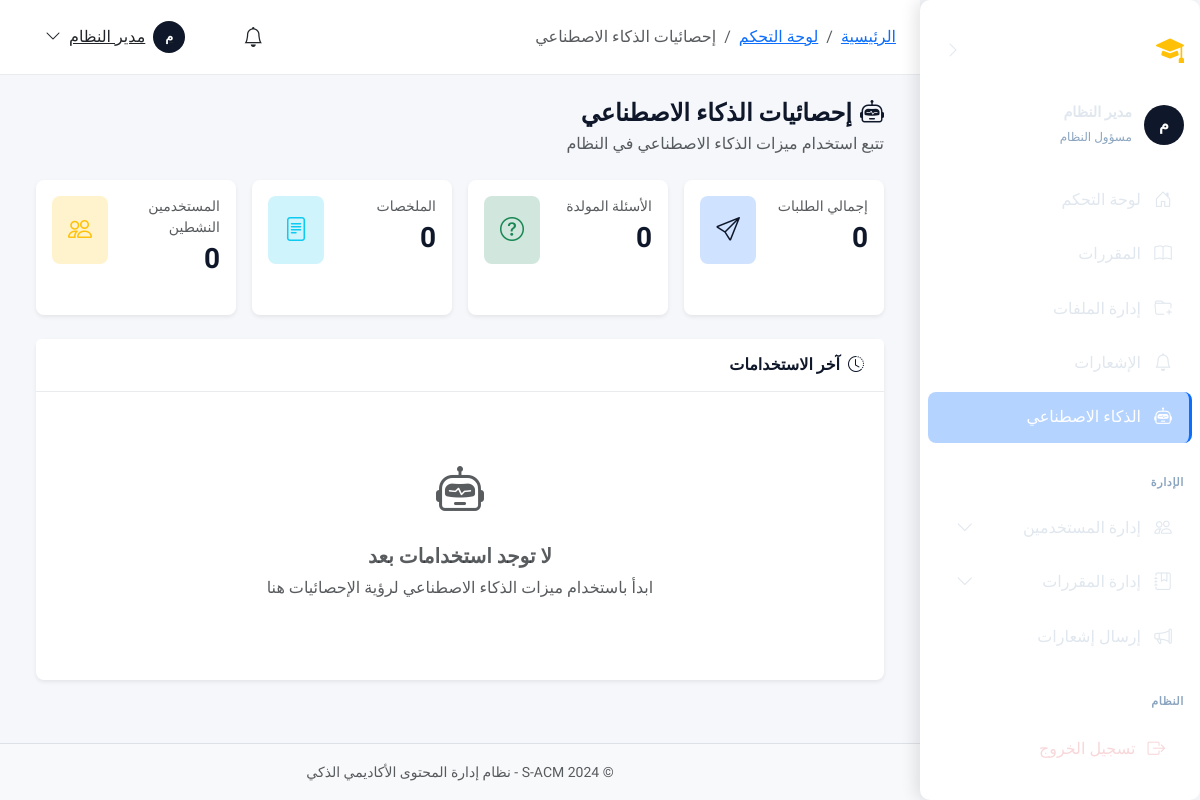
/ai/usage/ (signed in), run on the app's committed database.
### apps/accounts/models.py (models this page shows, shortened)
class User(AbstractBaseUser, PermissionsMixin):
    ACCOUNT_STATUS_CHOICES = [
        ('inactive', 'غير مفعّل'),
        ('active', 'مفعّل'),
        ('suspended', 'موقوف'),
    ]
    academic_id = models.CharField(
        max_length=50,
        unique=True,
        verbose_name='الرقم الأكاديمي/الوظيفي',
        help_text='الرقم الأكاديمي للطالب أو الرقم الوظيفي للموظف'
    )
    id_card_number = models.CharField(
        max_length=50,
        unique=True,
        verbose_name='رقم البطاقة الشخصية',
        help_text='يستخدم للتحقق من الهوية عند التفعيل'
    )
    full_name = models.CharField(
        max_length=150,
        verbose_name='الاسم الكامل'
    )
    email = models.EmailField(
        unique=True,
        blank=True,
        null=True,
        verbose_name='البريد الإلكتروني',
        help_text='يتم تعيينه عند التفعيل'
    )
    account_status = models.CharField(
        max_length=20,
        choices=ACCOUNT_STATUS_CHOICES,
        default='inactive',
        verbose_name='حالة الحساب'
    )
    role = models.ForeignKey(
        Role,
        on_delete=models.PROTECT,
        related_name='users',
        verbose_name='الدور',
        null=True,
        blank=True
    )
    major = models.ForeignKey(
        Major,
        on_delete=models.SET_NULL,
        related_name='students',
        verbose_name='التخصص',
        null=True,
        blank=True,
        help_text='للطلاب فقط'
    )
    level = models.ForeignKey(
        Level,
        on_delete=models.SET_NULL,
        related_name='students',
        verbose_name='المستوى',
        null=True,
        blank=True,
        help_text='للطلاب فقط'
    )
    is_staff = models.BooleanField(default=False, verbose_name='موظف')
    is_active = models.BooleanField(default=True, verbose_name='نشط')
    date_joined = models.DateTimeField(default=timezone.now, verbose_name='تاريخ الانضمام')
    last_login = models.DateTimeField(null=True, blank=True, verbose_name='آخر تسجيل دخول')
    profile_picture = models.ImageField(
        upload_to='profiles/',
        blank=True,
        null=True,
        verbose_name='صورة الملف الشخصي'
    )
    phone_number = models.CharField(
        max_length=20,
        blank=True,
        null=True,
        verbose_name='رقم الهاتف'
    )
    objects = UserManager()
    USERNAME_FIELD = 'academic_id'
    REQUIRED_FIELDS = ['full_name', 'id_card_number']
    class Meta:
        db_table = 'users'
        verbose_name = 'مستخدم'
        verbose_name_plural = 'المستخدمون'
        indexes = [
            models.Index(fields=['academic_id']),
            models.Index(fields=['email']),
            models.Index(fields=['account_status']),
        ]
    def is_admin(self):
        return self.role and self.role.code == Role.ADMIN
    def is_instructor(self):
        return self.role and self.role.code == Role.INSTRUCTOR
    def is_student(self):
        return self.role and self.role.code == Role.STUDENT

class Role(models.Model):
    ADMIN = 'admin'
    INSTRUCTOR = 'instructor'
    STUDENT = 'student'
    code = models.CharField(
        max_length=50,
        unique=True,
        verbose_name='كود الدور',
        help_text='معرف فريد للدور (بالإنجليزية، مثل: admin, instructor)'
    )
    display_name = models.CharField(
        max_length=100,
        verbose_name='اسم العرض',
        help_text='الاسم الذي يظهر للمستخدم'
    )
    description = models.TextField(
        blank=True,
        null=True,
        verbose_name='وصف الدور'
    )
    is_system = models.BooleanField(
        default=False,
        verbose_name='دور نظام',
        help_text='الأدوار الافتراضية التي لا يمكن حذفها'
    )
    is_active = models.BooleanField(
        default=True,
        verbose_name='نشط'
    )
    created_at = models.DateTimeField(auto_now_add=True, verbose_name='تاريخ الإنشاء')
    updated_at = models.DateTimeField(auto_now=True, verbose_name='تاريخ التحديث')
    class Meta:
        db_table = 'roles'
        verbose_name = 'دور'
        verbose_name_plural = 'الأدوار'
        ordering = ['-is_system', 'display_name']

### apps/ai_features/views.py (the view)
# urls.py: path('usage/', views.AIUsageStatsView.as_view(), name='usage_stats'),
class AIUsageStatsView(LoginRequiredMixin, View):
    template_name = 'ai_features/usage_stats.html'
    def get(self, request):
        user = request.user
        one_hour_ago = timezone.now() - timedelta(hours=1)
        today = timezone.now().replace(hour=0, minute=0, second=0, microsecond=0)
        stats = {
            'hourly_usage': AIUsageLog.objects.filter(
                user=user,
                request_time__gte=one_hour_ago
            ).count(),
            'daily_usage': AIUsageLog.objects.filter(
                user=user,
                request_time__gte=today
            ).count(),
            'total_summaries': AISummary.objects.filter(user=user).count(),
            'total_questions': AIGeneratedQuestion.objects.filter(user=user).count(),
            'total_chats': AIChat.objects.filter(user=user).count(),
            'rate_limit': getattr(settings, 'AI_RATE_LIMIT_PER_HOUR', 10)
        }
        recent_usage = AIUsageLog.objects.filter(user=user).order_by('-request_time')[:10]
        return render(request, self.template_name, {
            'stats': stats,
            'recent_usage': recent_usage
        })

### templates/ai_features/usage_stats.html (shortened to what this page needs)
{% extends 'layouts/dashboard_base.html' %}
{% load static %}
{% block breadcrumb_items %}
<li class="breadcrumb-item"><a href="{% url 'core:dashboard' %}">لوحة التحكم</a></li>
<li class="breadcrumb-item active">إحصائيات الذكاء الاصطناعي</li>
{% endblock %}
{% block dashboard_content %}
<div class="container-fluid">
    <div class="d-flex justify-content-between align-items-center mb-4">
        <div>
            <h4 class="mb-1">
                <i class="bi bi-robot me-2 text-primary"></i>إحصائيات الذكاء الاصطناعي
            </h4>
            <p class="text-muted mb-0">تتبع استخدام ميزات الذكاء الاصطناعي في النظام</p>
        </div>
    </div>
    <div class="row g-3 mb-4">
        <div class="col-sm-6 col-xl-3">
            <div class="card border-0 shadow-sm h-100">
                <div class="card-body">
                    <div class="d-flex align-items-start justify-content-between">
                        <div>
                            <p class="text-muted mb-1 small">إجمالي الطلبات</p>
                            <h3 class="mb-0 fw-bold">{{ total_requests|default:0 }}</h3>
                        </div>
                        <div class="bg-primary-subtle text-primary rounded-3 p-3">
                            <i class="bi bi-send fs-4"></i>
                        </div>
                    </div>
                </div>
            </div>
        </div>
        <div class="col-sm-6 col-xl-3">
            <div class="card border-0 shadow-sm h-100">
                <div class="card-body">
                    <div class="d-flex align-items-start justify-content-between">
                        <div>
                            <p class="text-muted mb-1 small">الأسئلة المولدة</p>
                            <h3 class="mb-0 fw-bold">{{ questions_generated|default:0 }}</h3>
                        </div>
                        <div class="bg-success-subtle text-success rounded-3 p-3">
                            <i class="bi bi-question-circle fs-4"></i>
                        </div>
                    </div>
                </div>
            </div>
        </div>
        <div class="col-sm-6 col-xl-3">
            <div class="card border-0 shadow-sm h-100">
                <div class="card-body">
                    <div class="d-flex align-items-start justify-content-between">
                        <div>
                            <p class="text-muted mb-1 small">الملخصات</p>
                            <h3 class="mb-0 fw-bold">{{ summaries_generated|default:0 }}</h3>
                        </div>
                        <div class="bg-info-subtle text-info rounded-3 p-3">
                            <i class="bi bi-file-text fs-4"></i>
                        </div>
                    </div>
                </div>
            </div>
        </div>
        <div class="col-sm-6 col-xl-3">
            <div class="card border-0 shadow-sm h-100">
                <div class="card-body">
                    <div class="d-flex align-items-start justify-content-between">
                        <div>
                            <p class="text-muted mb-1 small">المستخدمين النشطين</p>
                            <h3 class="mb-0 fw-bold">{{ active_users|default:0 }}</h3>
                        </div>
                        <div class="bg-warning-subtle text-warning rounded-3 p-3">
                            <i class="bi bi-people fs-4"></i>
                        </div>
                    </div>
                </div>
            </div>
        </div>
    </div>
    <div class="card border-0 shadow-sm">
        <div class="card-header bg-white">
            <h6 class="mb-0">
                <i class="bi bi-clock-history me-2 text-primary"></i>آخر الاستخدامات
            </h6>
        </div>
        <div class="card-body">
            {% if recent_usage %}
            <div class="table-responsive">
                <table class="table table-hover">
                    <thead>
                        <tr>
                            <th>المستخدم</th>
                            <th>نوع العملية</th>
                            <th>الملف</th>
                            <th>التاريخ</th>
                        </tr>
                    </thead>
                    <tbody>
                        {% for usage in recent_usage %}
                        <tr>
                            <td>{{ usage.user.full_name }}</td>
                            <td>
                                {% if usage.operation_type == 'questions' %}
                                <span class="badge bg-success">توليد أسئلة</span>
                                {% elif usage.operation_type == 'summary' %}
                                <span class="badge bg-info">تلخيص</span>
                                {% elif usage.operation_type == 'ask' %}
                                <span class="badge bg-primary">سؤال</span>
                                {% else %}
                                <span class="badge bg-secondary">{{ usage.operation_type }}</span>
                                {% endif %}
                            </td>
                            <td>{{ usage.file.title|default:"-" }}</td>
                            <td>{{ usage.created_at|date:"Y/m/d H:i" }}</td>
                        </tr>
                        {% endfor %}
                    </tbody>
                </table>
            </div>
            {% else %}
            <div class="text-center py-5">
                <i class="bi bi-robot text-muted" style="font-size: 3rem;"></i>
                <h5 class="mt-3 text-muted">لا توجد استخدامات بعد</h5>
                <p class="text-muted">ابدأ باستخدام ميزات الذكاء الاصطناعي لرؤية الإحصائيات هنا</p>
            </div>
            {% endif %}
        </div>
    </div>
</div>
{% endblock %}

### templates/layouts/dashboard_base.html (shortened to what this page needs)
{% extends 'base.html' %}
{% load static %}
{% load permissions %}
{% block extra_css %}
<link href="{% static 'css/sidebar.css' %}" rel="stylesheet">
<link href="{% static 'css/dashboard.css' %}" rel="stylesheet">
{% endblock %}
{% block body_class %}dashboard-page{% endblock %}
{% block content %}
<div class="dashboard-layout">
    {% include 'components/sidebar.html' %}
    <div class="dashboard-content">
        <header class="dashboard-navbar">
            {% block breadcrumb %}
            <nav aria-label="breadcrumb" class="d-none d-md-block">
                <ol class="breadcrumb mb-0">
                    <li class="breadcrumb-item"><a href="{% url 'core:dashboard' %}">الرئيسية</a></li>
                    {% block breadcrumb_items %}{% endblock %}
                </ol>
            </nav>
            {% endblock %}
            <div class="d-flex align-items-center gap-3 ms-auto">
                <div class="dropdown">
                    <a class="btn btn-link position-relative text-dark" href="#" data-bs-toggle="dropdown">
                        <i class="bi bi-bell fs-5"></i>
                    </a>
                </div>
                <div class="dropdown">
                    <a class="btn btn-link text-dark d-flex align-items-center gap-2" href="#"
                        data-bs-toggle="dropdown">
                        <div class="avatar-circle bg-primary text-white"
                            style="width: 32px; height: 32px; font-size: 0.8rem;">
                            {{ request.user.full_name|slice:":1"|upper }}
                        </div>
                        <span class="d-none d-lg-inline">{{ request.user.full_name|truncatechars:15 }}</span>
                        <i class="bi bi-chevron-down"></i>
                    </a>
                </div>
            </div>
        </header>
        <main class="flex-grow-1 p-4" id="main-content">
            {% block dashboard_content %}{% endblock %}
        </main>
        <footer class="dashboard-footer text-center py-3 border-top bg-light">
            <small class="text-muted">© 2024 S-ACM - نظام إدارة المحتوى الأكاديمي الذكي</small>
        </footer>
    </div>
</div>
{% endblock %}

### templates/components/sidebar.html (shortened to what this page needs)
{% load permissions %}
<aside class="sidebar d-none d-md-flex" id="desktopSidebar" data-collapsed="false">
    <div class="sidebar-header">
        <a href="{% url 'core:home' %}" class="sidebar-brand">
            <i class="bi bi-mortarboard-fill brand-icon"></i>
            <span class="brand-text">S-ACM</span>
        </a>
        <button type="button" class="btn btn-link sidebar-toggle" id="sidebarToggle" aria-label="طي القائمة">
            <i class="bi bi-chevron-right toggle-icon"></i>
        </button>
    </div>
    <div class="sidebar-user">
        <div class="avatar-circle bg-primary text-white">
            {{ request.user.full_name|slice:":1"|upper }}
        </div>
        <div class="user-info">
            <div class="user-name">{{ request.user.full_name|truncatechars:20 }}</div>
            <small class="user-role">{{ user_role|default:"مستخدم" }}</small>
        </div>
    </div>
    <nav class="sidebar-nav flex-grow-1">
        {% include 'components/_sidebar_menu.html' with collapsed=False %}
    </nav>
    <div class="sidebar-footer">
        <a href="{% url 'accounts:logout' %}" class="sidebar-link logout-link">
            <i class="bi bi-box-arrow-right"></i>
            <span class="link-text">تسجيل الخروج</span>
        </a>
    </div>
</aside>

### data on the page
User: user.full_name "م", user.full_name "مدير النظام"
Role: display_name "مسؤول النظام"

### other printed values
{{ item.label|default:item.title }} "لوحة التحكم" "المقررات" "إدارة الملفات" "الإشعارات" "الذكاء الاصطناعي" "إرسال إشعارات"
{{ item.label|default:item.title|slice:"4:-4" }} "الإدارة" "النظام"
{{ item.label|default:item.title }} "إدارة المستخدمين" "إدارة المقررات"
{{ total_requests|default:0 }} "0"
{{ questions_generated|default:0 }} "0"
{{ summaries_generated|default:0 }} "0"
{{ active_users|default:0 }} "0"
